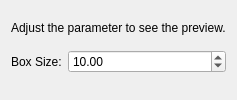
<?xml version="1.0" encoding="UTF-8"?>
<ui version="4.0">
 <class>TaskPanel</class>
 <widget class="QWidget" name="TaskPanel">
  <layout class="QVBoxLayout" name="verticalLayout">
   <item>
    <widget class="QLabel" name="instruction_label">
     <property name="text">
      <string>Adjust the parameter to see the preview.</string>
     </property>
    </widget>
   </item>
   <item>
    <layout class="QFormLayout" name="formLayout">
     <item row="0" column="0">
      <widget class="QLabel" name="label">
       <property name="text">
        <string>Box Size:</string>
       </property>
      </widget>
     </item>
     <item row="0" column="1">
      <widget class="QDoubleSpinBox" name="param_spin">
       <property name="minimum">
        <double>1.0</double>
       </property>
       <property name="maximum">
        <double>100.0</double>
       </property>
       <property name="value">
        <double>10.0</double>
       </property>
      </widget>
     </item>
    </layout>
   </item>
   <item>
    <spacer name="verticalSpacer">
     <property name="orientation">
      <enum>Qt::Vertical</enum>
     </property>
    </spacer>
   </item>
  </layout>
 </widget>
 <resources/>
 <connections/>
</ui>
